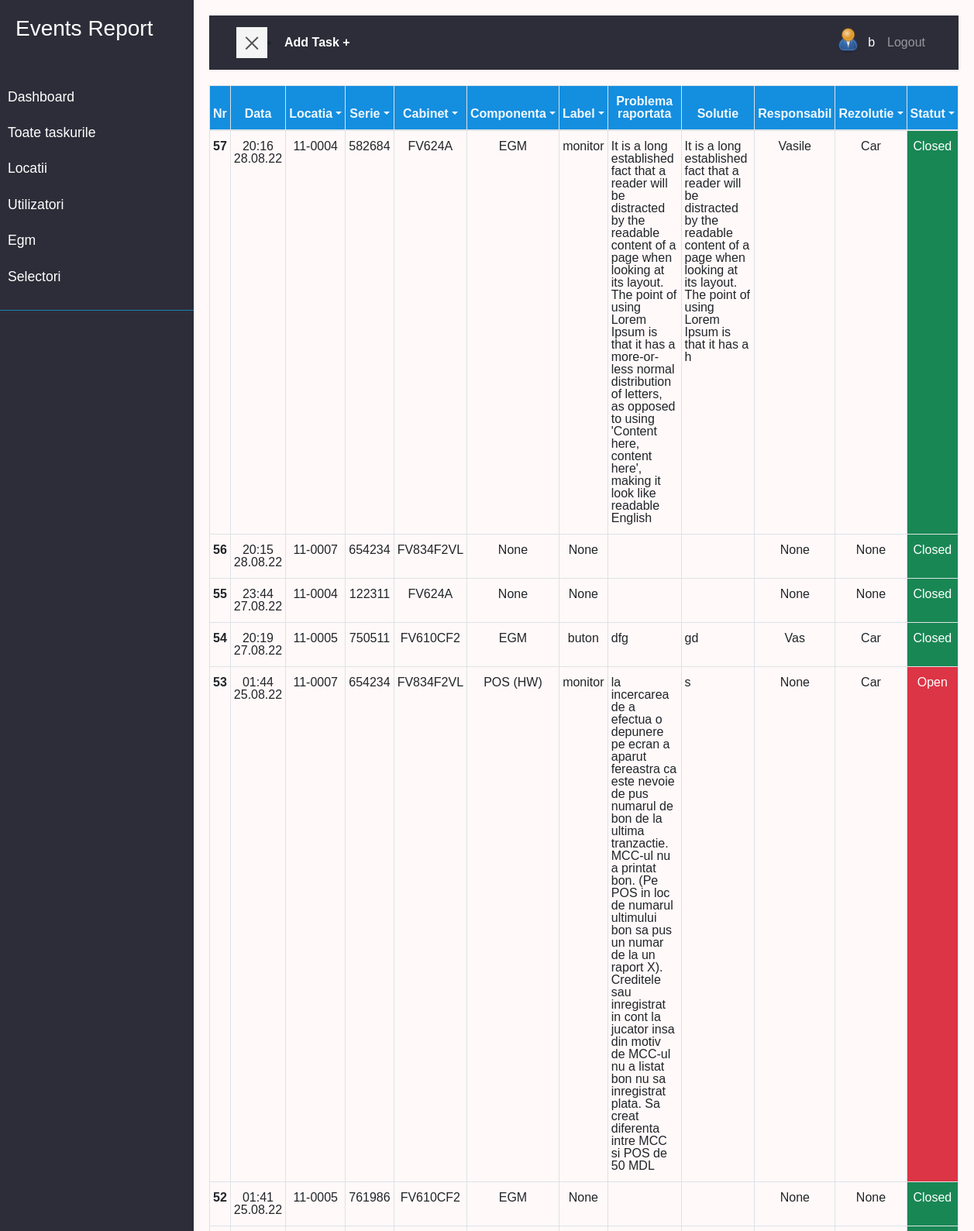
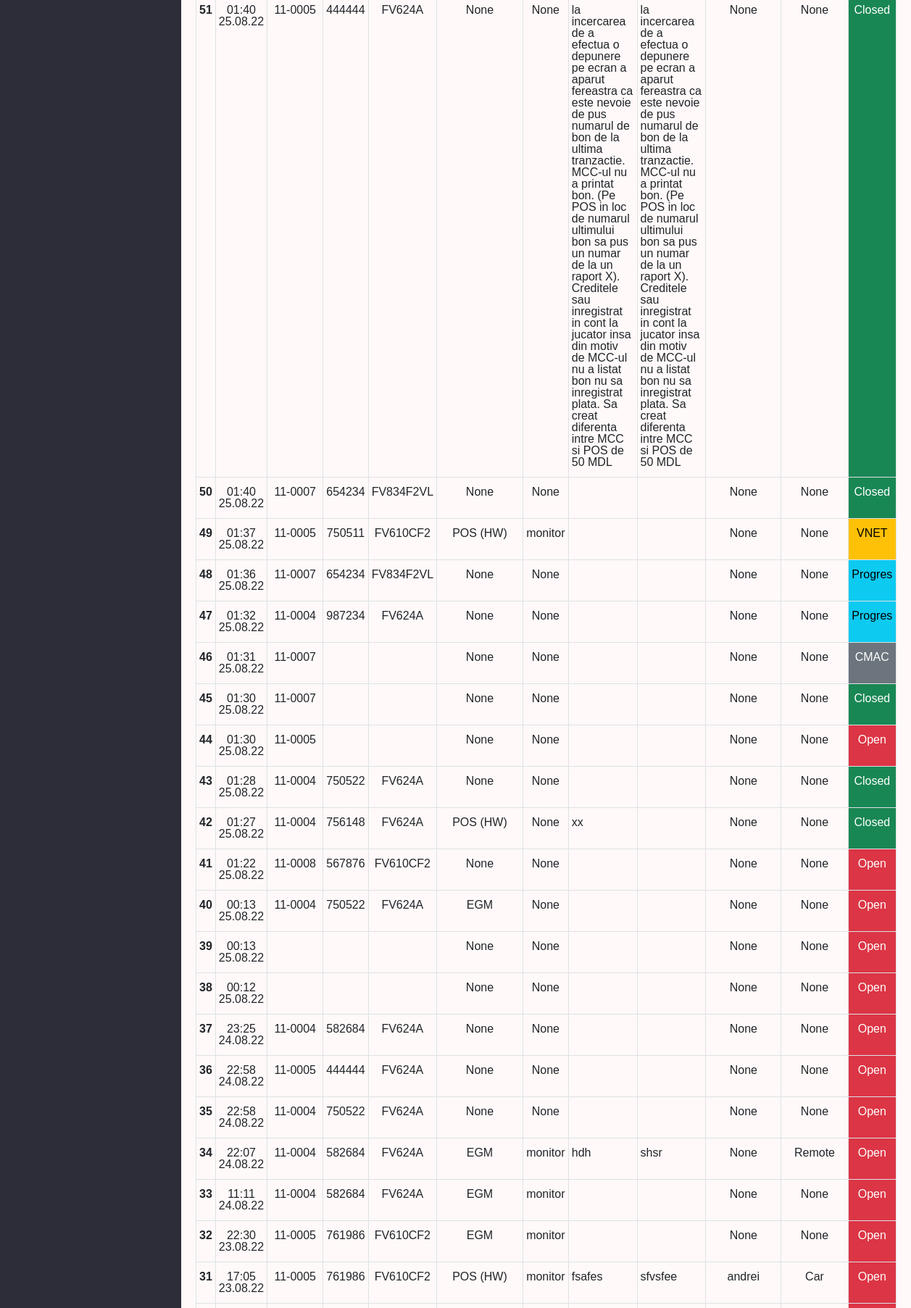
/ (signed in, upper part), run on the app's committed database (2 pictures, top to bottom).
### user/models.py (models this page shows, shortened)
class Profile(models.Model):
    user = models.OneToOneField(
        User, on_delete=models.CASCADE, null=True, blank=True)
    nume = models.CharField(max_length=200, blank=True, null=True)
    prenume = models.CharField(max_length=200, blank=True, null=True)
    email = models.EmailField(max_length=500, blank=True, null=True)
    username = models.CharField(max_length=200, blank=True, null=True)
    location = models.CharField(max_length=200, blank=True, null=True)
    functie = models.CharField(max_length=200, blank=True, null=True)
    profile_image = models.ImageField(null=True, blank=True, upload_to='profiles/', default='profiles/user-default.png')
    url_github = models.CharField(max_length=200, blank=True, null=True)
    url_facebook = models.CharField(max_length=200, blank=True, null=True)
    created = models.DateTimeField(auto_now_add=True)
    id = models.UUIDField(default=uuid.uuid4, unique=True,
                        primary_key=True, editable=False)
    class Meta:
        ordering = ['created']
    @property
    def imageURL(self):
        try:
            url = self.profile_image.url
        except:
            url = ''
        return url

### task/models.py (models this page shows, shortened)
class Task(models.Model):
    STAT = (
        ('open', 'Open'),
        ('closed', 'Closed'),
        ('in_progres', 'Progres'),
        ('waiting_vnet', 'VNET'),
        ('waiting_cmac', 'CMAC'),
        ('waiting_lnm', 'LNM'),
    )
    nr = models.BigAutoField(primary_key=True, unique=True, editable=False)
    created = models.DateTimeField(auto_now_add=True, null=True, blank=True)
    locatia = models.ForeignKey(
        Location, null=True, blank=True, on_delete=models.DO_NOTHING)
    egm = models.ForeignKey(Egm, null=True, blank=True,
                            on_delete=models.DO_NOTHING)
    owner = models.ForeignKey(
        Profile, null=True, blank=True, on_delete=models.DO_NOTHING)
    informatorul = models.CharField(max_length=200, blank=True, null=True)
    componenta = models.ForeignKey(
        'Componenta', null=True, blank=True, on_delete=models.DO_NOTHING)
    label = models.ForeignKey(
        'Label', null=True, blank=True, on_delete=models.DO_NOTHING)
    problema = models.TextField(blank=True, null=True)
    solutie = models.TextField(blank=True, null=True)
    sumar = models.TextField(blank=True, null=True)
    responsabil = models.CharField(max_length=200, blank=True, null=True)
    rezolutie = models.ForeignKey(
        'Rezolutie', null=True, blank=True, on_delete=models.DO_NOTHING)
    status = models.CharField(max_length=200, choices=STAT, default='open')
    data_inchidere = models.DateTimeField(null=True, blank=True)
    supervisor = models.CharField(max_length=200, blank=True, null=True)
    class Meta:
        ordering = ['-created']

class Componenta(models.Model):
    name = models.CharField(max_length=200)
    created = models.DateTimeField(auto_now_add=True, null=True, blank=True)
    def __str__(self):
        return self.name

class Label(models.Model):
    name = models.CharField(max_length=200)
    created = models.DateTimeField(auto_now_add=True, null=True, blank=True)
    def __str__(self):
        return self.name

class Rezolutie(models.Model):
    name = models.CharField(max_length=200)
    created = models.DateTimeField(auto_now_add=True, null=True, blank=True)
    def __str__(self):
        return self.name

### location/models.py (models this page shows)
class Location(models.Model):
    STAT = (
        ('deschisa', 'Deschisa'),
        ('inchisa', 'Inchisa'),
        ('in_progres', 'In progres'),
    )
    numar = models.CharField(max_length=200)
    name = models.CharField(max_length=200, null=True, blank=True)
    address = models.CharField(max_length=200, null=True, blank=True)
    status = models.CharField(max_length=200, choices=STAT)
    telefon = models.CharField(max_length=200, null=True, blank=True)
    adresa_ip = models.CharField(max_length=200, null=True, blank=True)
    manager = models.ForeignKey(
        'Manager', null=True, blank=True, on_delete=models.SET_NULL)
    data_deschidere = models.DateField(null=True, blank=True)
    data_inchidere = models.DateField(null=True, blank=True)
    created = models.DateTimeField(auto_now_add=True, null=True, blank=True)
    def __str__(self):
        return self.numar

### egm/models.py (models this page shows)
class Egm(models.Model):
    serie = models.CharField(max_length=200)
    cabinet = models.ForeignKey('Cabinet', null=True, blank=True, on_delete=models.DO_NOTHING)
    platforma = models.ForeignKey('Platform', null=True, blank=True, on_delete=models.DO_NOTHING)
    locatia = models.ForeignKey(Location, null=True, blank=True, on_delete=models.DO_NOTHING)
    created = models.DateTimeField(auto_now_add=True, null=True, blank=True)
    def __str__(self):
        return self.serie

class Cabinet(models.Model):
    name = models.CharField(max_length=200)
    created = models.DateTimeField(auto_now_add=True, null=True, blank=True)
    def __str__(self):
        return self.name

### task/views.py (the view)
# urls.py: path('', views.tasks, name='tasks'),
@login_required(login_url='login')
def tasks(request):
    componente = Componenta.objects.all()
    cabinete = Cabinet.objects.all()
    egms = Egm.objects.all()
    rezolutii = Rezolutie.objects.all()
    labels = Label.objects.all()
    tasks = Task.objects.all()
    locatii = Location.objects.all()
    context = {'tasks':tasks, 'rezolutii':rezolutii, 'labels':labels,
    'componente':componente, 'cabinete':cabinete, 'egms':egms, 'locatii':locatii}
    return render(request, 'task/tasks.html', context)

### task/templates/task/tasks.html (shortened to what this page needs)
{% extends 'main.html' %}
{% load static %}
{% block content %}
<div class=" text-center  tableFixHead">
      <table class="table table-bordered table-hover lh-1  " id="tabel">
        <thead >
        <tr >
          <th class="px-1" >Nr</th>
          <th class="px-1" >Data</th>
          <th class="px-1" >
            <a class="dropdown-toggle" type="button" data-bs-toggle="dropdown" aria-expanded="false">Locatia</a>
          </th>
          <th class="px-1">
            <a class="dropdown-toggle" type="button" data-bs-toggle="dropdown" aria-expanded="false">Serie</a>
          </th>
          <th class="px-1">
            <a class="dropdown-toggle" type="button" data-bs-toggle="dropdown" aria-expanded="false">Cabinet</a>
          </th>
          <th class="px-1">
            <a class="dropdown-toggle" type="button" data-bs-toggle="dropdown" aria-expanded="false">Componenta</a>
          </th>
          <th class="px-1">
            <a class="dropdown-toggle" type="button" data-bs-toggle="dropdown" aria-expanded="false">Label</a>
          </th>
          <th class="px-1">Problema raportata</th>
          <th class="px-1">Solutie</th>
          <th class="px-1">Responsabil</th>
          <th class="px-1">
            <a class="dropdown-toggle" type="button" data-bs-toggle="dropdown" aria-expanded="false">Rezolutie</a>
          </th>
          <th class="px-1">
            <a class="dropdown-toggle" type="button" data-bs-toggle="dropdown" aria-expanded="false">Statut</a>
          </th>
        </tr>
        </thead>
        <tbody >
        {% for task in tasks %}
        <tr >
          <th class="px-1"><a  href="{% url 'task' task.nr %}">{{task.nr}}</a></th>
          <td class="px-1">{{task.created|date:"H:i d.m.y"}}</td>
          <td class="px-1">{{task.locatia.numar}}</td>
          <td class="px-1">{{task.egm.serie}}</td>
          <td class="px-1">{{task.egm.cabinet}}</td>
          <td class="px-1">{{task.componenta}}</td>
          <td class="px-1">{{task.label}}</td>
          <td class="px-1" ><a onclick="return false" ondblclick="location=this.href" href="{% url 'task' task.nr %}"><div class="text-start">{{task.problema}}</div></a></td>
          <td class="px-1"><div class="text-start">{{task.solutie}}</div></td>
          <td class="px-1">{{task.responsabil}}</td>
          <td class="px-1">{{task.rezolutie}}</td>
          {% if task.status == 'open' %}
          <td class="text-bg-danger px-1">{{task.get_status_display}}</td>
          {% elif task.status == 'closed' %}
          <td class="text-bg-success px-1">{{task.get_status_display}}</td>
          {% elif task.status == 'in_progres' %}
          <td class="text-bg-info px-1">{{task.get_status_display}}</td>
          {% elif task.status == 'waiting_vnet' %}
          <td class="text-bg-warning px-1">{{task.get_status_display}}</td>
          {% elif task.status == 'waiting_cmac' %}
          <td class="text-bg-secondary px-1">{{task.get_status_display}}</td>
          {% elif task.status == 'waiting_lnm' %}
          <td class="text-bg-primary px-1">{{task.get_status_display}}</td>
          {% endif %}
        </tr>
        {% endfor %}
      </tbody>
      </table>
</div>
  {% endblock %}

### templates/navbar.html (shortened to what this page needs)
    <div class="wrapper">
        <nav id="sidebar" >
            <div class="sidebar-header">
                <h3>Events Report</h3>
            </div>
            <ul class="list-unstyled components">
                <li >
                   <a href="{% url 'dashboard' %}">Dashboard</a>
                   <a href="{% url 'tasks'%}">Toate taskurile</a>
                   <a href="{% url 'locations' %}">Locatii</a>
                   <a href="{% url 'profiles' %}">Utilizatori</a>
                   <a href="{% url 'egm' %}">Egm</a>
                   <a href="{% url 'selectori' %}">Selectori</a>
                </li>
            </ul>
        </nav>
        <div id="content">
            <nav class="navbar navbar-expand-lg navbar-dark bg-nn">
                <div class="container-fluid">
                    <button type="button" id="sidebarCollapse" class="navbar-btn btn-blue ">
                        <span></span>
                    </button> <li class="nav-item active "><a  class="text-white fw-bold" href="{% url 'task-form' %}?next=/">Add Task +</a></li>
                    <div class="collapse navbar-collapse  " id="navbarSupportedContent">
                        <ul class="nav navbar-nav  ml-auto">
                            {% if request.user.is_authenticated %}
                            <li class="nav-item active"><a class="" href="{% url 'account' %}"><img src="{{request.user.profile.imageURL}}"
                                alt="avatar"class="rounded-circle img-fluid" style="width: 35px;"></a></li>
                            <li class="nav-item active"><a class="nav-link" href="{% url 'account' %}">{{request.user.profile.nume}}</a></li>
                            <li class="nav-item"><a class="nav-link" href="{% url 'logout' %}">Logout</a></li>
                            {% else %}
                            <li class="nav-item"><a class="nav-link" href="{% url 'login' %}">Login/Sign Up</a></li>
                            {% endif %}
                        </ul>
                    </div>
                </div>
            </nav>
</body>
</html>

### static/styles/app.css (style rules this page uses)
:root { --color-sub: #2d2d39; --color-sub1: #12528f; }
.tableFixHead thead th { position: sticky; top: 0; z-index: 1; background-color: rgb(20, 142, 223); color:aliceblue; }

### static/styles/main.css (style rules this page uses)
:root { --color-sub: #2d2d39; --color-sub1: #275179; }
body { font-family: 'Poppins', sans-serif; background: #fff9f9; }
a, a:hover, a:focus { color: inherit; text-decoration: none; transition: all 0.3s; }
.navbar { padding: 15px 20px; background: var(--color-sub); border: none; border-radius: 0; margin-bottom: 20px; box-shadow: 1px 1px 3px rgba(0, 0, 0, 0.1); }
.navbar-btn { box-shadow: none; outline: none !important; border: none; }
.wrapper { display: flex; width: 100%; align-items: stretch; perspective: 1500px; }
#sidebar { min-width: 250px; max-width: 250px; background: var(--color-sub); color: #fff; transition: all 0.6s cubic-bezier(0.945, 0.020, 0.270, 0.665); transform-origin: bottom left; }
#sidebar .sidebar-header { padding: 20px; background:var(--color-sub); }
#sidebar ul.components { padding: 20px 0; border-bottom: 1px solid #1981b4; }
#sidebar ul li a { padding: 10px; font-size: 1.1em; display: block; }
#content { width: 100%; padding: 20px; min-height: 100vh; transition: all 0.3s; }
#sidebarCollapse { width: 40px; height: 40px; background: #f5f5f5; cursor: pointer; }
#sidebarCollapse span { width: 80%; height: 2px; margin: 0 auto; display: block; background: #555; transition: all 0.8s cubic-bezier(0.810, -0.330, 0.345, 1.375); transition-delay: 0.2s; }
#sidebarCollapse span:last-of-type { transform: rotate(-45deg) translate(1px, -1px); }

### data on the page
Task: nr "57", created "20:16 28.08.22", locatia.numar "11-0004", egm.serie "582684", egm.cabinet "FV624A", componenta "EGM", label "monitor", problema "It is a long established fact that a reader will be distracted by the readable content of a page when looking at its layout. The point of using Lorem Ipsum is that it has a more-or-less normal distribution of letters, as opposed to using 'Content here, content here', making it look like readable English", solutie "It is a long established fact that a reader will be distracted by the readable content of a page when looking at its layout. The point of using Lorem Ipsum is that it has a h", responsabil "Vasile", rezolutie "Car", status "Closed"
Task: nr "56", created "20:15 28.08.22", locatia.numar "11-0007", egm.serie "654234", egm.cabinet "FV834F2VL", componenta "None", label "None", responsabil "None", rezolutie "None", status "Closed"
Task: nr "55", created "23:44 27.08.22", locatia.numar "11-0004", egm.serie "122311", egm.cabinet "FV624A", componenta "None", label "None", responsabil "None", rezolutie "None", status "Closed"
Task: nr "54", created "20:19 27.08.22", locatia.numar "11-0005", egm.serie "750511", egm.cabinet "FV610CF2", componenta "EGM", label "buton", problema "dfg", solutie "gd", responsabil "Vas", rezolutie "Car", status "Closed"
Task: nr "53", created "01:44 25.08.22", locatia.numar "11-0007", egm.serie "654234", egm.cabinet "FV834F2VL", componenta "POS (HW)", label "monitor", problema "la incercarea de a efectua o depunere pe ecran a aparut fereastra ca este nevoie de pus numarul de bon de la ultima tranzactie. MCC-ul nu a printat bon. (Pe POS in loc de numarul ultimului bon sa pus un numar de la un raport X). Creditele sau inregistrat in cont la jucator insa din motiv de MCC-ul nu a listat bon nu sa inregistrat plata. Sa creat diferenta intre MCC si POS de 50 MDL", solutie "s", responsabil "None", rezolutie "Car", status "Open"
Task: nr "52", created "01:41 25.08.22", locatia.numar "11-0005", egm.serie "761986", egm.cabinet "FV610CF2", componenta "EGM", label "None", responsabil "None", rezolutie "None", status "Closed"
Task: nr "51", created "01:40 25.08.22", locatia.numar "11-0005", egm.serie "444444", egm.cabinet "FV624A", componenta "None", label "None", problema "la incercarea de a efectua o depunere pe ecran a aparut fereastra ca este nevoie de pus numarul de bon de la ultima tranzactie. MCC-ul nu a printat bon. (Pe POS in loc de numarul ultimului bon sa pus un numar de la un raport X). Creditele sau inregistrat in cont la jucator insa din motiv de MCC-ul nu a listat bon nu sa inregistrat plata. Sa creat diferenta intre MCC si POS de 50 MDL", solutie "la incercarea de a efectua o depunere pe ecran a aparut fereastra ca este nevoie de pus numarul de bon de la ultima tranzactie. MCC-ul nu a printat bon. (Pe POS in loc de numarul ultimului bon sa pus un numar de la un raport X). Creditele sau inregistrat in cont la jucator insa din motiv de MCC-ul nu a listat bon nu sa inregistrat plata. Sa creat diferenta intre MCC si POS de 50 MDL", responsabil "None", rezolutie "None", status "Closed"
Task: nr "50", created "01:40 25.08.22", locatia.numar "11-0007", egm.serie "654234", egm.cabinet "FV834F2VL", componenta "None", label "None", responsabil "None", rezolutie "None", status "Closed"
Task: nr "49", created "01:37 25.08.22", locatia.numar "11-0005", egm.serie "750511", egm.cabinet "FV610CF2", componenta "POS (HW)", label "monitor", responsabil "None", rezolutie "None", status "VNET"
Task: nr "48", created "01:36 25.08.22", locatia.numar "11-0007", egm.serie "654234", egm.cabinet "FV834F2VL", componenta "None", label "None", responsabil "None", rezolutie "None", status "Progres"
Task: nr "47", created "01:32 25.08.22", locatia.numar "11-0004", egm.serie "987234", egm.cabinet "FV624A", componenta "None", label "None", responsabil "None", rezolutie "None", status "Progres"
Task: nr "46", created "01:31 25.08.22", locatia.numar "11-0007", componenta "None", label "None", responsabil "None", rezolutie "None", status "CMAC"
Task: nr "45", created "01:30 25.08.22", locatia.numar "11-0007", componenta "None", label "None", responsabil "None", rezolutie "None", status "Closed"
Task: nr "44", created "01:30 25.08.22", locatia.numar "11-0005", componenta "None", label "None", responsabil "None", rezolutie "None", status "Open"
Task: nr "43", created "01:28 25.08.22", locatia.numar "11-0004", egm.serie "750522", egm.cabinet "FV624A", componenta "None", label "None", responsabil "None", rezolutie "None", status "Closed"
Task: nr "42", created "01:27 25.08.22", locatia.numar "11-0004", egm.serie "756148", egm.cabinet "FV624A", componenta "POS (HW)", label "None", problema "xx", responsabil "None", rezolutie "None", status "Closed"
Task: nr "41", created "01:22 25.08.22", locatia.numar "11-0008", egm.serie "567876", egm.cabinet "FV610CF2", componenta "None", label "None", responsabil "None", rezolutie "None", status "Open"
Task: nr "40", created "00:13 25.08.22", locatia.numar "11-0004", egm.serie "750522", egm.cabinet "FV624A", componenta "EGM", label "None", responsabil "None", rezolutie "None", status "Open"
Task: nr "39", created "00:13 25.08.22", componenta "None", label "None", responsabil "None", rezolutie "None", status "Open"
Task: nr "38", created "00:12 25.08.22", componenta "None", label "None", responsabil "None", rezolutie "None", status "Open"
Task: nr "37", created "23:25 24.08.22", locatia.numar "11-0004", egm.serie "582684", egm.cabinet "FV624A", componenta "None", label "None", responsabil "None", rezolutie "None", status "Open"
Task: nr "36", created "22:58 24.08.22", locatia.numar "11-0005", egm.serie "444444", egm.cabinet "FV624A", componenta "None", label "None", responsabil "None", rezolutie "None", status "Open"
Task: nr "35", created "22:58 24.08.22", locatia.numar "11-0004", egm.serie "750522", egm.cabinet "FV624A", componenta "None", label "None", responsabil "None", rezolutie "None", status "Open"
Task: nr "34", created "22:07 24.08.22", locatia.numar "11-0004", egm.serie "582684", egm.cabinet "FV624A", componenta "EGM", label "monitor", problema "hdh", solutie "shsr", responsabil "None", rezolutie "Remote", status "Open"
Task: nr "33", created "11:11 24.08.22", locatia.numar "11-0004", egm.serie "582684", egm.cabinet "FV624A", componenta "EGM", label "monitor", responsabil "None", rezolutie "None", status "Open"
Task: nr "32", created "22:30 23.08.22", locatia.numar "11-0005", egm.serie "761986", egm.cabinet "FV610CF2", componenta "EGM", label "monitor", responsabil "None", rezolutie "None", status "Open"
Task: nr "31", created "17:05 23.08.22", locatia.numar "11-0005", egm.serie "761986", egm.cabinet "FV610CF2", componenta "POS (HW)", label "monitor", problema "fsafes", solutie "sfvsfee", responsabil "andrei", rezolutie "Car", status "Open"

### other printed values
{{ request.user.profile.nume }} "b"
